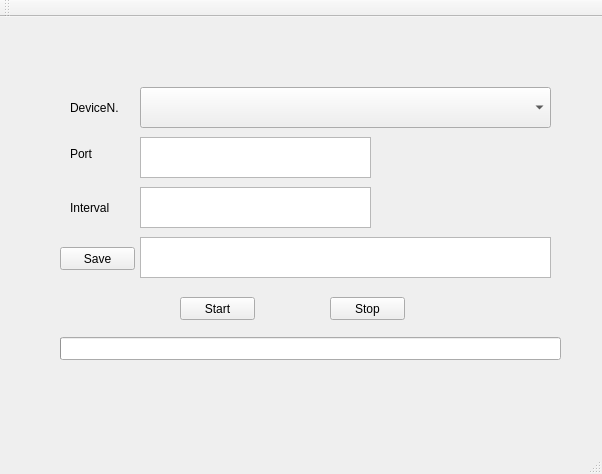
<?xml version="1.0" encoding="UTF-8"?>
<ui version="4.0">
 <class>PcapSplit_GUIClass</class>
 <widget class="QMainWindow" name="PcapSplit_GUIClass">
  <property name="geometry">
   <rect>
    <x>0</x>
    <y>0</y>
    <width>602</width>
    <height>474</height>
   </rect>
  </property>
  <property name="windowTitle">
   <string>PcapSplit_GUI</string>
  </property>
  <widget class="QWidget" name="centralWidget">
   <widget class="QPushButton" name="Start_Btn">
    <property name="geometry">
     <rect>
      <x>180</x>
      <y>280</y>
      <width>75</width>
      <height>23</height>
     </rect>
    </property>
    <property name="text">
     <string>Start</string>
    </property>
   </widget>
   <widget class="QPushButton" name="Stop_Btn">
    <property name="geometry">
     <rect>
      <x>330</x>
      <y>280</y>
      <width>75</width>
      <height>23</height>
     </rect>
    </property>
    <property name="text">
     <string>Stop</string>
    </property>
   </widget>
   <widget class="QPushButton" name="Save_Btn">
    <property name="geometry">
     <rect>
      <x>60</x>
      <y>230</y>
      <width>75</width>
      <height>23</height>
     </rect>
    </property>
    <property name="text">
     <string>Save</string>
    </property>
   </widget>
   <widget class="QTextEdit" name="Save_Text">
    <property name="geometry">
     <rect>
      <x>140</x>
      <y>220</y>
      <width>411</width>
      <height>41</height>
     </rect>
    </property>
   </widget>
   <widget class="QTextEdit" name="Time_Text">
    <property name="geometry">
     <rect>
      <x>140</x>
      <y>170</y>
      <width>231</width>
      <height>41</height>
     </rect>
    </property>
   </widget>
   <widget class="QTextEdit" name="Port_Text">
    <property name="geometry">
     <rect>
      <x>140</x>
      <y>120</y>
      <width>231</width>
      <height>41</height>
     </rect>
    </property>
   </widget>
   <widget class="QLabel" name="label">
    <property name="geometry">
     <rect>
      <x>70</x>
      <y>175</y>
      <width>61</width>
      <height>31</height>
     </rect>
    </property>
    <property name="text">
     <string>Interval</string>
    </property>
   </widget>
   <widget class="QLabel" name="label_2">
    <property name="geometry">
     <rect>
      <x>70</x>
      <y>130</y>
      <width>47</width>
      <height>13</height>
     </rect>
    </property>
    <property name="text">
     <string>Port</string>
    </property>
   </widget>
   <widget class="QLabel" name="label_3">
    <property name="geometry">
     <rect>
      <x>70</x>
      <y>75</y>
      <width>91</width>
      <height>31</height>
     </rect>
    </property>
    <property name="text">
     <string>DeviceN.</string>
    </property>
   </widget>
   <widget class="QComboBox" name="DeviceNo_comboBox">
    <property name="geometry">
     <rect>
      <x>140</x>
      <y>70</y>
      <width>411</width>
      <height>41</height>
     </rect>
    </property>
   </widget>
   <widget class="QProgressBar" name="PBar_PS">
    <property name="enabled">
     <bool>true</bool>
    </property>
    <property name="geometry">
     <rect>
      <x>60</x>
      <y>320</y>
      <width>501</width>
      <height>23</height>
     </rect>
    </property>
    <property name="maximum">
     <number>100</number>
    </property>
    <property name="value">
     <number>0</number>
    </property>
    <property name="textVisible">
     <bool>false</bool>
    </property>
   </widget>
   <widget class="QLabel" name="show_label">
    <property name="geometry">
     <rect>
      <x>170</x>
      <y>350</y>
      <width>201</width>
      <height>41</height>
     </rect>
    </property>
    <property name="text">
     <string/>
    </property>
   </widget>
  </widget>
  <widget class="QMenuBar" name="menuBar">
   <property name="geometry">
    <rect>
     <x>0</x>
     <y>0</y>
     <width>602</width>
     <height>31</height>
    </rect>
   </property>
  </widget>
  <widget class="QToolBar" name="mainToolBar">
   <attribute name="toolBarArea">
    <enum>TopToolBarArea</enum>
   </attribute>
   <attribute name="toolBarBreak">
    <bool>false</bool>
   </attribute>
  </widget>
  <widget class="QStatusBar" name="statusBar"/>
 </widget>
 <layoutdefault spacing="6" margin="11"/>
 <resources>
  <include location="PcapSplit_GUI.qrc"/>
 </resources>
 <connections>
  <connection>
   <sender>Start_Btn</sender>
   <signal>clicked()</signal>
   <receiver>PcapSplit_GUIClass</receiver>
   <slot>Btn_Start_Click()</slot>
   <hints>
    <hint type="sourcelabel">
     <x>241</x>
     <y>339</y>
    </hint>
    <hint type="destinationlabel">
     <x>243</x>
     <y>337</y>
    </hint>
   </hints>
  </connection>
  <connection>
   <sender>Stop_Btn</sender>
   <signal>clicked()</signal>
   <receiver>PcapSplit_GUIClass</receiver>
   <slot>Btn_Stop_Click()</slot>
   <hints>
    <hint type="sourcelabel">
     <x>363</x>
     <y>339</y>
    </hint>
    <hint type="destinationlabel">
     <x>363</x>
     <y>333</y>
    </hint>
   </hints>
  </connection>
  <connection>
   <sender>Save_Btn</sender>
   <signal>clicked()</signal>
   <receiver>PcapSplit_GUIClass</receiver>
   <slot>Btn_Save_Click()</slot>
   <hints>
    <hint type="sourcelabel">
     <x>141</x>
     <y>289</y>
    </hint>
    <hint type="destinationlabel">
     <x>142</x>
     <y>284</y>
    </hint>
   </hints>
  </connection>
  <connection>
   <sender>DeviceNo_comboBox</sender>
   <signal>currentIndexChanged(QString)</signal>
   <receiver>PcapSplit_GUIClass</receiver>
   <slot>Combox_Click()</slot>
   <hints>
    <hint type="sourcelabel">
     <x>465</x>
     <y>135</y>
    </hint>
    <hint type="destinationlabel">
     <x>583</x>
     <y>187</y>
    </hint>
   </hints>
  </connection>
 </connections>
 <slots>
  <slot>Btn_Start_Click()</slot>
  <slot>Btn_Stop_Click()</slot>
  <slot>Btn_Save_Click()</slot>
  <slot>Combox_Click()</slot>
 </slots>
</ui>
